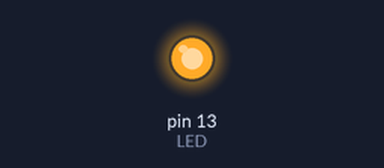
Bench run of a sketch on a simulated Arduino Uno, built with avr-gcc and run on an emulated ATmega328P. On the bench: output pins drawn as LEDs (lit = HIGH).

Above: at 2.5 s.
At 7.5 s:
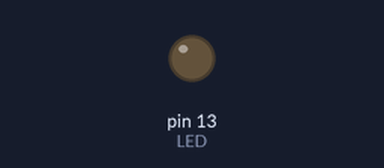
Timing chart, 0 to 13.0 s (numbered marks = the images above):
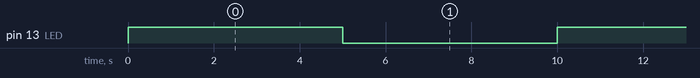

Measured:
- by itself, pin 13 (LED): alternates HIGH for 5.0 s and LOW for 5.0 s

The sketch:

1a.ino
```cpp
const int LED=13;

void setup() {
  pinMode(LED,OUTPUT);
  Serial.begin(9600);
}

void loop() {
  digitalWrite(LED,HIGH);
  delay(5000);
  digitalWrite(LED,LOW);
  delay(5000);
}
```
